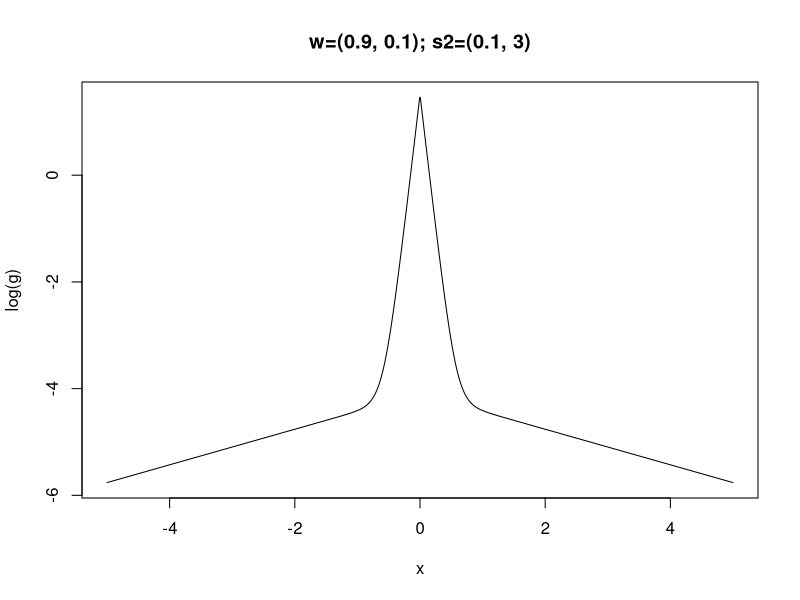
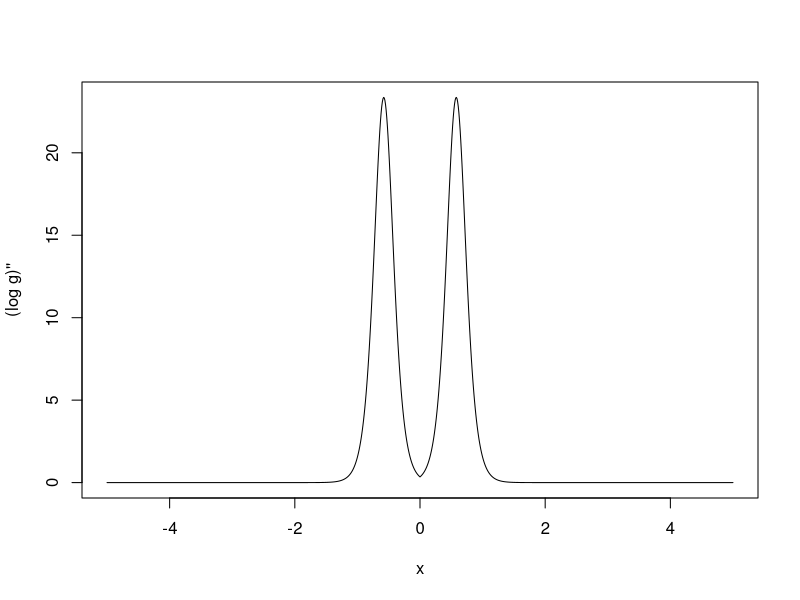
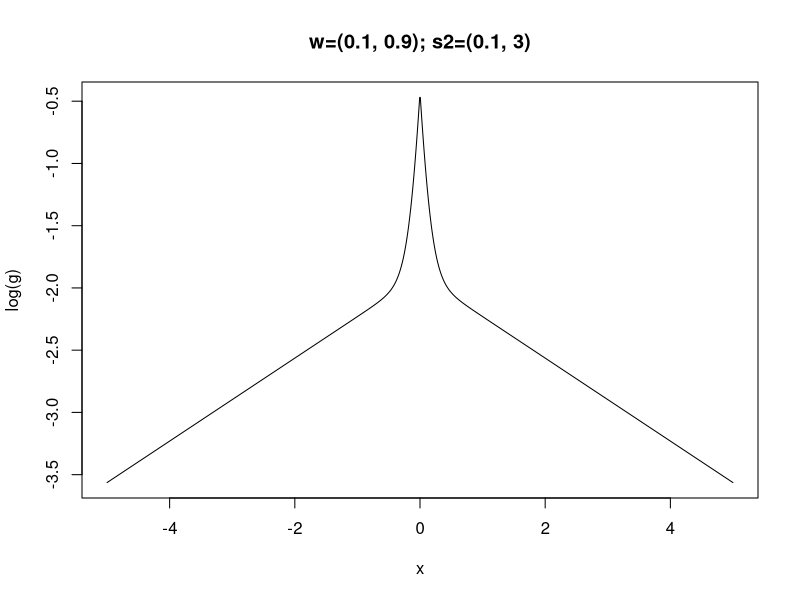
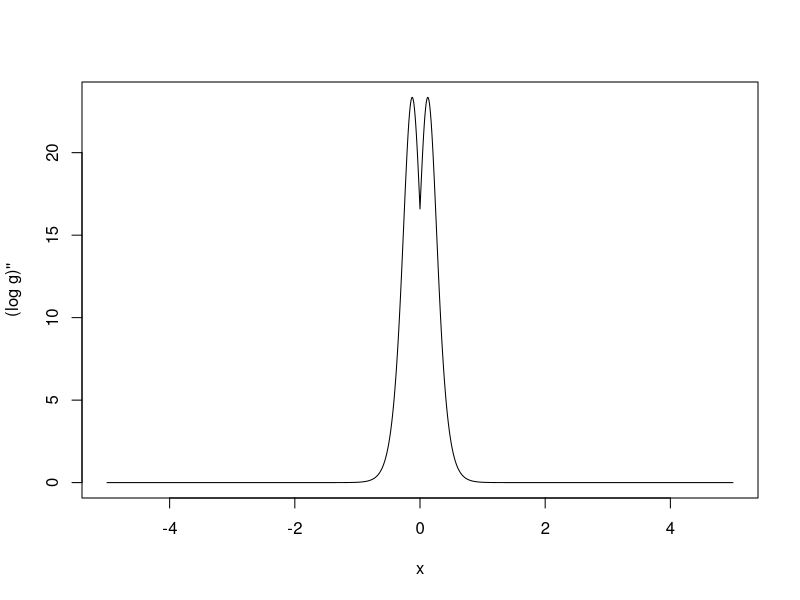
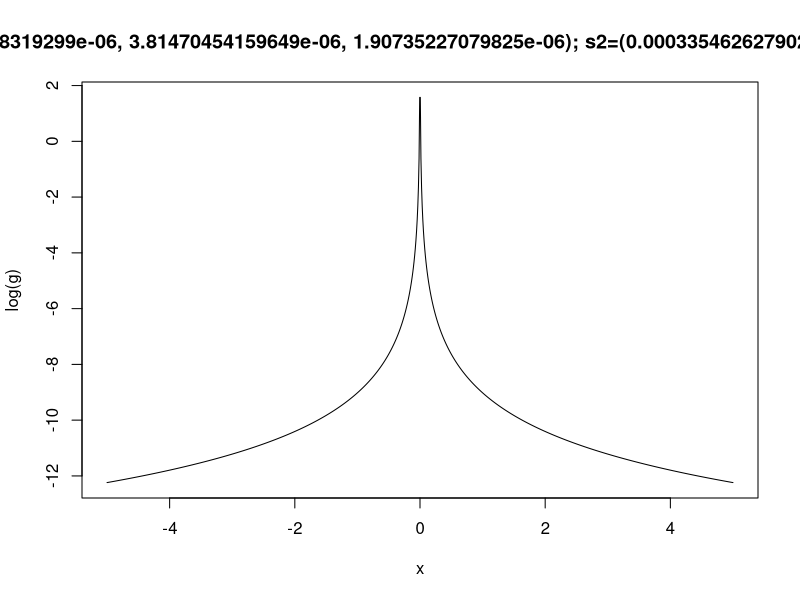
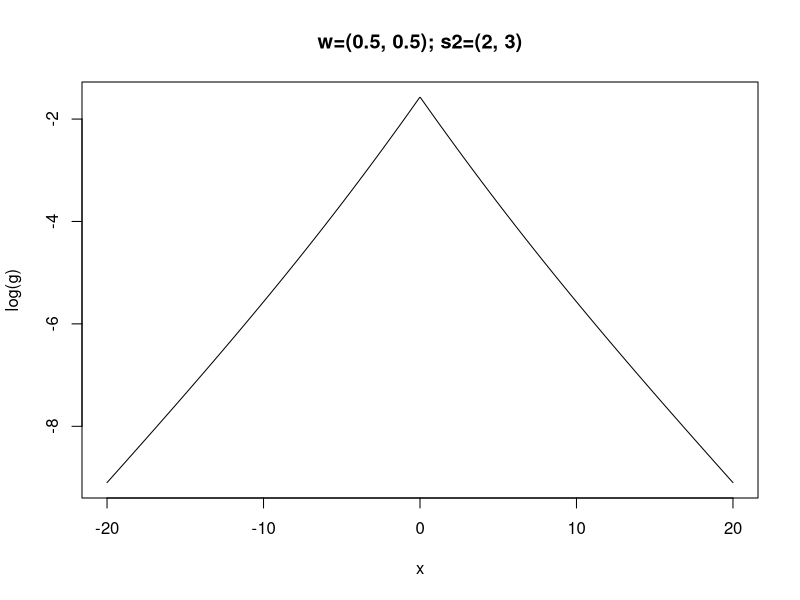
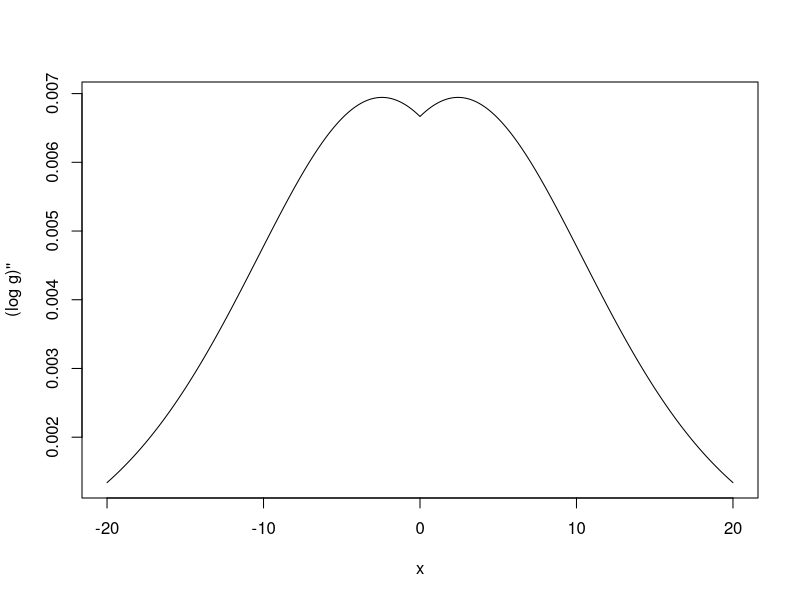
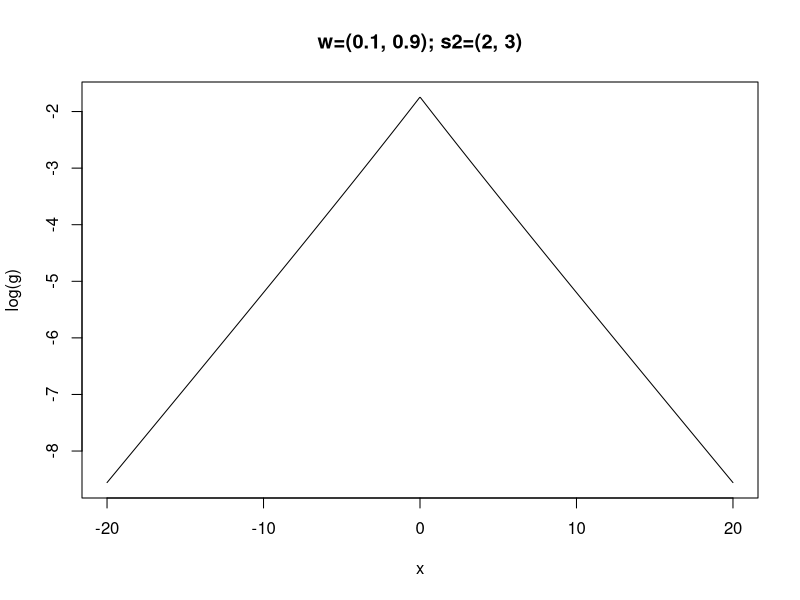

Write R code to recreate these figures, in order.
## ---- chunk 1

#'density of laplace distribution x~Laplace(mu,b)
dlap = function(x,mu,b){
  return(1/2/b*exp(-abs(x-mu)/b))
}

#'density of log g(x)
#'x is a scalar
lg = function(x,w,s2){
  return(log(sum(w*dlap(x,0,s2))))
}

#'density of log g(x)
#'x is a vector
lg_vec = function(x,w,s2){
  n = length(x)
  out = rep(0,n)
  for(i in 1:n){
    out[i] = lg(x[i],w,s2)
  }
  return(out)
}

plot_lg = function(x,w,s2){
  plot(x,lg_vec(x,w,s2),type='l',xlab='x',ylab='log(g)',
       main=paste('w=(',paste(w,collapse = ", "),'); s2=(',paste(s2,collapse = ", "),')',sep=''))
}
## ---- chunk 2
lg_p = expression(log(w1*1/2/b1*exp(-x/b1)+w2*1/2/b2*exp(-x/b2)))
lg_n = expression(log(w1*1/2/b1*exp(x/b1)+w2*1/2/b2*exp(x/b2)))
lg2_p = D(D(lg_p,'x'),'x')
lg2_n = D(D(lg_n,'x'),'x')

plot_lg_d2 = function(r,w1,
                    b1 = 0.1,
                    b2 = 2){
  w2 = 1-w1
  xx = c()
  x = seq(-r,0,length.out = 500)
  xx = c(xx,x)
  y_n = eval(lg2_n)
  x = seq(0,r,length.out = 500)
  xx = c(xx,x)
  y_p = eval(lg2_p)
  plot(xx,c(y_n,y_p),type='l',ylab="(log g)''",xlab='x')
  print(range(c(y_n,y_p)))
}
## ---- chunk 3
x = seq(-5,5,length.out = 1000)
w = c(0.9,0.1)
s2 = c(0.1,3)
plot_lg(x,w,s2)
plot_lg_d2(5,w[1],s2[1],s2[2])
## ---- chunk 4
x = seq(-5,5,length.out = 1000)
w = c(0.1,0.9)
s2 = c(0.1,3)
plot_lg(x,w,s2)
plot_lg_d2(5,w[1],s2[1],s2[2])
## ---- chunk 5
#'softmax
softmax = function(a){
  exp(a-max(a))/sum(exp(a-max(a)))
}
s2 = exp(seq(-8,5,by=log(2)))
w = softmax(log(1/s2))
#plot(w,type='l')
#plot(s2,type='l')
plot_lg(x,w,s2)
## ---- chunk 6
x = seq(-20,20,length.out = 1000)
w = c(0.5,0.5)
s2 = c(2,3)
plot_lg(x,w,s2)
plot_lg_d2(20,w[1],s2[1],s2[2])
## ---- chunk 7
x = seq(-20,20,length.out = 1000)
w = c(0.1,0.9)
s2 = c(2,3)
plot_lg(x,w,s2)
plot_lg_d2(20,w[1],s2[1],s2[2])
## ---- chunk 8
x = seq(-20,20,length.out = 1000)
w = c(0.5,0.5)
s2 = c(2.9,3)
plot_lg(x,w,s2)
plot_lg_d2(20,w[1],s2[1],s2[2])
